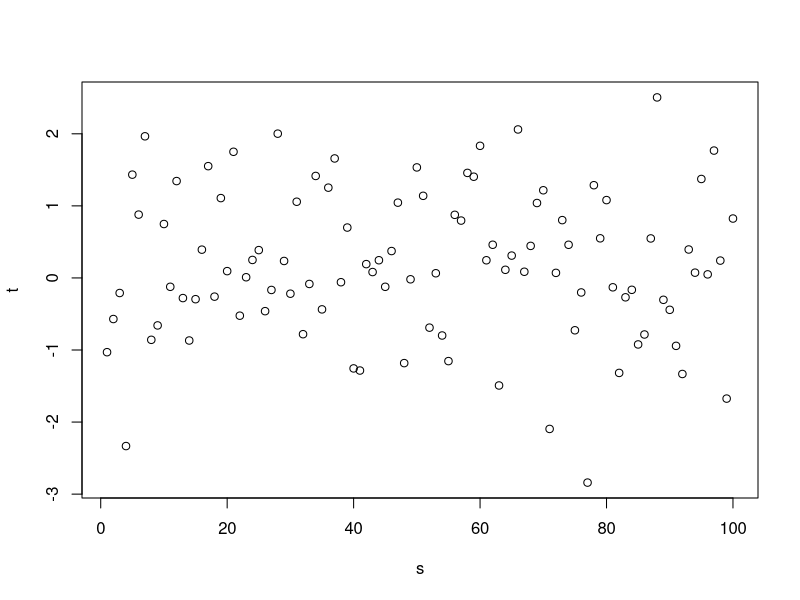

Here is the R script that generated this plot:
dat <- c(1, 2, 3, 4, 5)
names(dat) <- c("one", "two", "three", "four", "five")
dat

# And now a little bit of editing

dat
dat_y <- c(9, 8, 7, 6, 5)
names(dat_y) <- c("nine", "eight", "seven", "six", "five")
dat_y

# New editing
# Editing after connection to GitHub was made

cum_data <- c(dat, dat_y)

s <- 1:100
t <- rnorm(100)
plot(s, t)
st <- as.data.frame(cbind(s, t))
# Some more lines
#
#
